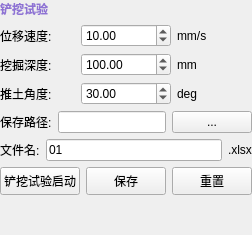
             <widget class="QWidget" name="testShovelPage">
              <layout class="QVBoxLayout" name="testShovelPageLayout">
               <property name="leftMargin">
                <number>0</number>
               </property>
               <property name="topMargin">
                <number>0</number>
               </property>
               <property name="rightMargin">
                <number>0</number>
               </property>
               <property name="bottomMargin">
                <number>0</number>
               </property>
               <item>
                <widget class="QLabel" name="testShovelLabel">
                 <property name="styleSheet">
                  <string>font-weight:bold;color:#8e72d4;</string>
                 </property>
                 <property name="text">
                  <string>铲挖试验</string>
                 </property>
                </widget>
               </item>
               <item>
                <layout class="QHBoxLayout" name="testShovelSpeedRow">
                 <item>
                  <widget class="QLabel" name="testShovelSpeedLabel">
                   <property name="text">
                    <string>位移速度:</string>
                   </property>
                  </widget>
                 </item>
                 <item>
                  <widget class="QDoubleSpinBox" name="testShovelSpeed">
                   <property name="minimumSize">
                    <size>
                     <width>90</width>
                     <height>0</height>
                    </size>
                   </property>
                   <property name="minimum">
                    <double>1.000000000000000</double>
                   </property>
                   <property name="maximum">
                    <double>100.000000000000000</double>
                   </property>
                   <property name="value">
                    <double>10.000000000000000</double>
                   </property>
                  </widget>
                 </item>
                 <item>
                  <widget class="QLabel" name="testShovelSpeedUnit">
                   <property name="minimumSize">
                    <size>
                     <width>40</width>
                     <height>0</height>
                    </size>
                   </property>
                   <property name="text">
                    <string>mm/s</string>
                   </property>
                  </widget>
                 </item>
                </layout>
               </item>
               <item>
                <layout class="QHBoxLayout" name="testShovelDepthRow">
                 <item>
                  <widget class="QLabel" name="testShovelDepthLabel">
                   <property name="text">
                    <string>挖掘深度:</string>
                   </property>
                  </widget>
                 </item>
                 <item>
                  <widget class="QDoubleSpinBox" name="testShovelDepth">
                   <property name="minimumSize">
                    <size>
                     <width>90</width>
                     <height>0</height>
                    </size>
                   </property>
                   <property name="decimals">
                    <number>2</number>
                   </property>
                   <property name="minimum">
                    <double>0.000000000000000</double>
                   </property>
                   <property name="maximum">
                    <double>1000.000000000000000</double>
                   </property>
                   <property name="value">
                    <double>100.000000000000000</double>
                   </property>
                  </widget>
                 </item>
                 <item>
                  <widget class="QLabel" name="testShovelDepthUnit">
                   <property name="minimumSize">
                    <size>
                     <width>40</width>
                     <height>0</height>
                    </size>
                   </property>
                   <property name="text">
                    <string>mm</string>
                   </property>
                  </widget>
                 </item>
                </layout>
               </item>
               <item>
                <layout class="QHBoxLayout" name="testShovelAngleRow">
                 <item>
                  <widget class="QLabel" name="testShovelAngleLabel">
                   <property name="text">
                    <string>推土角度:</string>
                   </property>
                  </widget>
                 </item>
                 <item>
                  <widget class="QDoubleSpinBox" name="testShovelAngle">
                   <property name="minimumSize">
                    <size>
                     <width>90</width>
                     <height>0</height>
                    </size>
                   </property>
                   <property name="decimals">
                    <number>2</number>
                   </property>
                   <property name="minimum">
                    <double>0.000000000000000</double>
                   </property>
                   <property name="maximum">
                    <double>90.000000000000000</double>
                   </property>
                   <property name="value">
                    <double>30.000000000000000</double>
                   </property>
                  </widget>
                 </item>
                 <item>
                  <widget class="QLabel" name="testShovelAngleUnit">
                   <property name="minimumSize">
                    <size>
                     <width>40</width>
                     <height>0</height>
                    </size>
                   </property>
                   <property name="text">
                    <string>deg</string>
                   </property>
                  </widget>
                 </item>
                </layout>
               </item>
               <item>
                <layout class="QHBoxLayout" name="testShovelSaveRow">
                 <item>
                  <widget class="QLabel" name="testShovelSaveLabel">
                   <property name="text">
                    <string>保存路径:</string>
                   </property>
                  </widget>
                 </item>
                 <item>
                  <widget class="QLineEdit" name="testShovelSavePath">
                   <property name="minimumSize">
                    <size>
                     <width>100</width>
                     <height>0</height>
                    </size>
                   </property>
                   <property name="readOnly">
                    <bool>true</bool>
                   </property>
                  </widget>
                 </item>
                 <item>
                  <widget class="QPushButton" name="testShovelSaveBrowse">
                   <property name="minimumSize">
                    <size>
                     <width>24</width>
                     <height>0</height>
                    </size>
                   </property>
                   <property name="text">
                    <string>...</string>
                   </property>
                  </widget>
                 </item>
                </layout>
               </item>
               <item>
                <layout class="QHBoxLayout" name="testShovelNameRow">
                 <item>
                  <widget class="QLabel" name="testShovelNameLabel">
                   <property name="text">
                    <string>文件名:</string>
                   </property>
                  </widget>
                 </item>
                 <item>
                  <widget class="QLineEdit" name="testShovelFileName">
                   <property name="minimumSize">
                    <size>
                     <width>80</width>
                     <height>0</height>
                    </size>
                   </property>
                   <property name="text">
                    <string>01</string>
                   </property>
                  </widget>
                 </item>
                 <item>
                  <widget class="QLabel" name="testShovelExtLabel">
                   <property name="text">
                    <string>.xlsx</string>
                   </property>
                  </widget>
                 </item>
                </layout>
               </item>
               <item>
                <layout class="QHBoxLayout" name="testShovelBtnRow">
                 <item>
                  <widget class="QPushButton" name="testShovelStart">
                   <property name="minimumSize">
                    <size>
                     <width>0</width>
                     <height>28</height>
                    </size>
                   </property>
                   <property name="text">
                    <string>铲挖试验启动</string>
                   </property>
                  </widget>
                 </item>
                 <item>
                  <widget class="QPushButton" name="testShovelSave">
                   <property name="minimumSize">
                    <size>
                     <width>48</width>
                     <height>28</height>
                    </size>
                   </property>
                   <property name="text">
                    <string>保存</string>
                   </property>
                  </widget>
                 </item>
                 <item>
                  <widget class="QPushButton" name="testShovelReset">
                   <property name="minimumSize">
                    <size>
                     <width>48</width>
                     <height>28</height>
                    </size>
                   </property>
                   <property name="text">
                    <string>重置</string>
                   </property>
                  </widget>
                 </item>
                </layout>
               </item>
               <item>
                <spacer name="testShovelSpacer">
                 <property name="orientation">
                  <enum>Qt::Orientation::Vertical</enum>
                 </property>
                 <property name="sizeHint" stdset="0">
                  <size>
                   <width>0</width>
                   <height>40</height>
                  </size>
                 </property>
                </spacer>
               </item>
              </layout>
             </widget>
